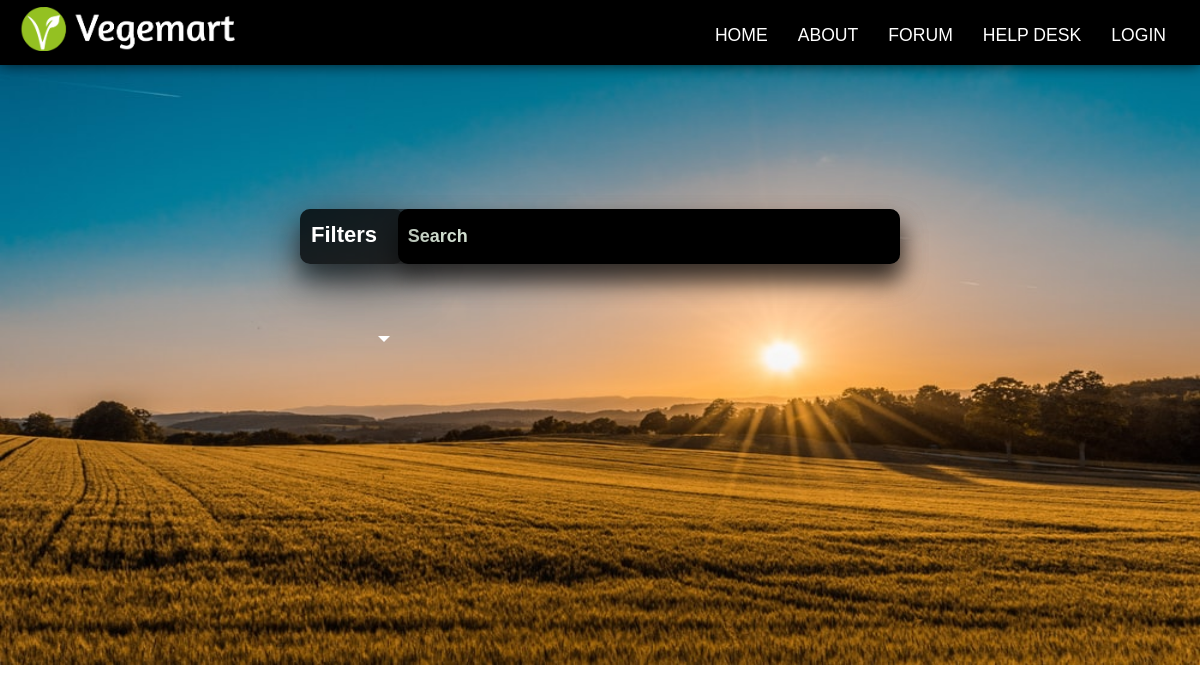
Before: / with the older database file.
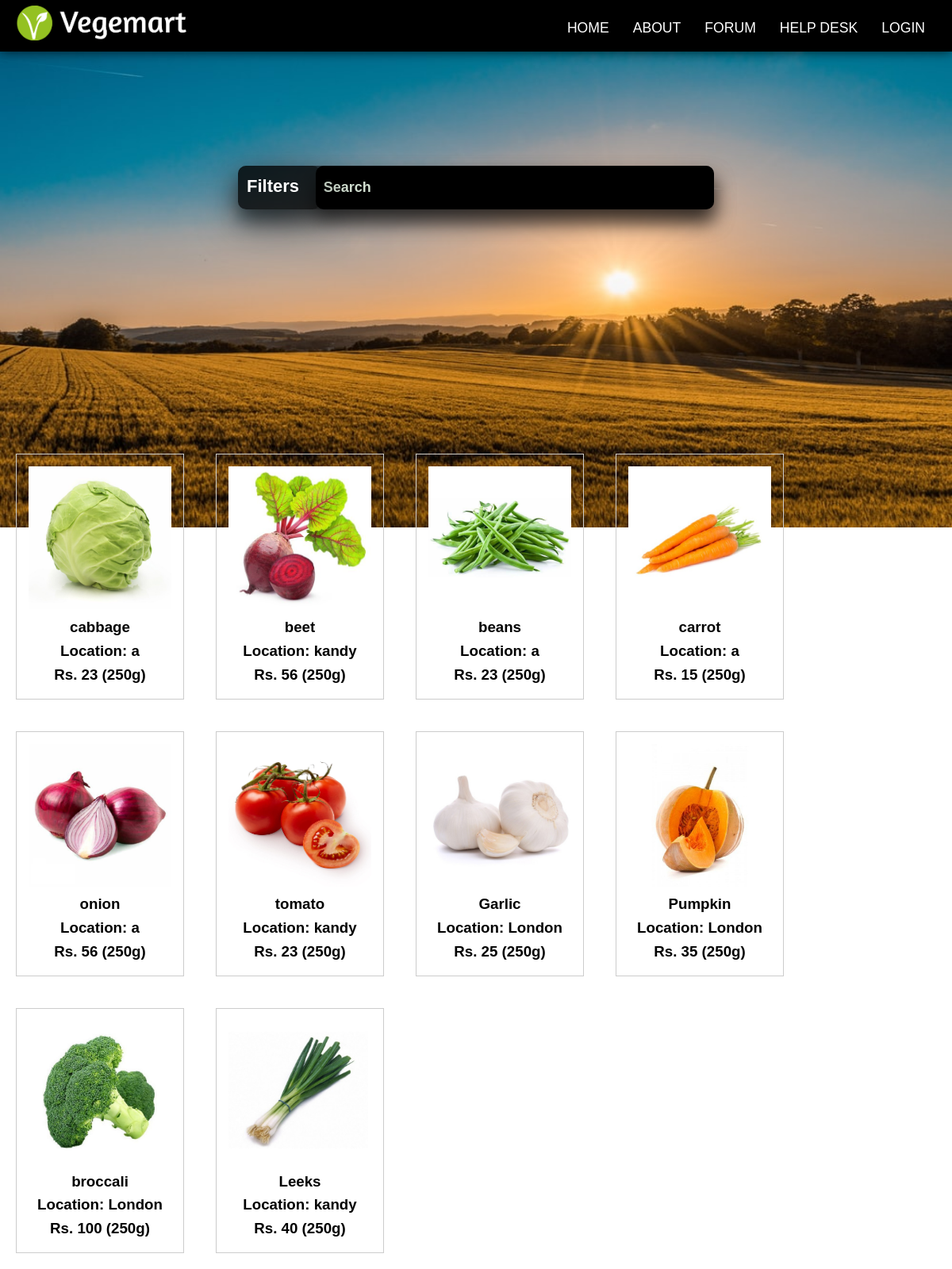
After: the same page with the newer database file.
### tables this page shows
CREATE TABLE `products` (
  `productID` int(11) NOT NULL,
  `sellerID` int(20) NOT NULL,
  `name` text NOT NULL,
  `quantity` int(10) NOT NULL,
  `minPrice` int(10) NOT NULL,
  `imageName` text NOT NULL,
  `address1` varchar(20) NOT NULL,
  `address2` varchar(20) NOT NULL,
  `address3` varchar(20) NOT NULL,
  `adID_fk` int(100) NOT NULL,
  `date` date NOT NULL
);

### index.php (the view, shortened to what this page needs)
<?php include('./database/dbconfig.php') ?>
<!DOCTYPE html>
<html lang="en" dir="ltr">
    <head>
        <link rel="stylesheet" href="./css/index.css">
    </head>
    <body>
        <?php
            if (isset($_SESSION["loggedInUserID"])) {
                include_once "./includes/logout-nav.php";
            }else{
                include_once "./includes/login-nav.php";
            }
        ?>
        <div class="slideshow-container">
            <div class="mySlides">
                <img src="./images/1.jpg">
            </div>
        </div>
        <form name="theform" action="" method="post">
            <li class="search-box">
                <div class="filter-box">
                    <div class="filter-text" onclick="myFunction()">Filters</div>
                </div>
                <input type="search" class="search-input" name="search" id="search" placeholder="Search">
                <button type="submit" class="search-button" name="submit">
                </button>
            </li>
        </form>
        <div class="items-container">
        <?php
        function showProducts($rowProduct){
            echo "
                <div class= \"block\" onclick=\"bidding_process.php?id={$rowProduct['productID']}\" style=\"cursor: pointer;\">
                    <img src= \"./images/products/{$rowProduct['imageName']}\">
                    <h3>". $rowProduct['name'] ."</h3>
                    <h3>Location: ". $rowProduct['address3']." </h3>
                    <h3>Rs. ". $rowProduct['minPrice'] ." (250g)</h3>
                </div>";
        }
        if(isset($_POST["submit"]))
        {
            $min_price = $_POST["min_price"];
            $max_price = $_POST["max_price"];
            $location = $_POST["location"];
            $search = $_POST["search"];
            if($max_price=="" && $location=="Location" && $min_price==""){
            $retrieveProduct = "SELECT * FROM `products` WHERE name LIKE '$search%' ";
            $resultProduct = mysqli_query($con, $retrieveProduct);
                while($rowProduct  = mysqli_fetch_assoc($resultProduct)){
                    showProducts($rowProduct);
                }
            }
            else if(!empty($min_price) && $max_price=="" && $location=="Location"){
                $retrieveProduct = "SELECT * FROM `products` WHERE `minPrice` >= '".$min_price."' AND name LIKE '$search%'";
                $resultProduct = mysqli_query($con, $retrieveProduct);
                while($rowProduct  = mysqli_fetch_assoc($resultProduct)){
                    showProducts($rowProduct);
                }
            }
            else if(!empty($max_price) && $min_price=="" && $location=="Location"){
                $retrieveProduct = "SELECT * FROM `products` WHERE `minPrice` <= '".$max_price."' AND name LIKE '$search%'";
                $resultProduct = mysqli_query($con, $retrieveProduct);
                while($rowProduct  = mysqli_fetch_assoc($resultProduct)){
                    showProducts($rowProduct);
                }
            }
            else if(!empty($max_price) && !empty($min_price)&& $location=="Location"){
                $retrieveProduct = "SELECT * FROM `products` WHERE `minPrice` >= '".$min_price."' AND `minPrice` <= '".$max_price."' AND name LIKE '$search%'";
                $resultProduct = mysqli_query($con, $retrieveProduct);
                while($rowProduct  = mysqli_fetch_assoc($resultProduct)){
                    showProducts($rowProduct);
                }
            }
            else if($location!="Location" &&  $min_price=="" && $max_price=="" ){
                $retrieveProduct = "SELECT * FROM `products` WHERE `address3`= '".$location."' AND name LIKE '$search%'";
                $resultProduct = mysqli_query($con, $retrieveProduct);
                while($rowProduct  = mysqli_fetch_assoc($resultProduct)){
                    showProducts($rowProduct);
                }
            }
            else if($location!="Location" &&  !empty($min_price) && $max_price=="" ){
                $retrieveProduct = "SELECT * FROM `products` WHERE `address3`= '".$location."' AND `minPrice` >= '".$min_price."' AND name LIKE '$search%'";
                $resultProduct = mysqli_query($con, $retrieveProduct);
                while($rowProduct  = mysqli_fetch_assoc($resultProduct)){
                    showProducts($rowProduct);
                }
            }
            else if($location!="Location" &&  !empty($max_price) && $min_price=="" ){
                $retrieveProduct = "SELECT * FROM `products` WHERE `address3`= '".$location."' AND `minPrice` <= '".$max_price."' AND name LIKE '$search%'";
                $resultProduct = mysqli_query($con, $retrieveProduct);
                while($rowProduct  = mysqli_fetch_assoc($resultProduct)){
                    showProducts($rowProduct);
                }
            }
            else if($location!="Location" &&  !empty($max_price) && !empty($min_price) ){
                $retrieveProduct = "SELECT * FROM `products` WHERE `address3`= '".$location."' AND `minprice` >= '".$min_price."' AND `minprice` <= '".$max_price."'AND name LIKE '$search%'";
                $resultProduct = mysqli_query($con, $retrieveProduct);
                while($rowProduct  = mysqli_fetch_assoc($resultProduct)){
                    showProducts($rowProduct);
                }
            }
            }else{
                $retrieveProduct = "SELECT * FROM `products`";
                $resultProduct = mysqli_query($con, $retrieveProduct);
                    while($rowProduct  = mysqli_fetch_assoc($resultProduct)){
                        showProducts($rowProduct);
                    }
            }
        ?>
        </div>
    </body>
</html>

### includes/login-nav.php (shortened to what this page needs)
<!DOCTYPE html>
<html lang="en">
    <head>
    </head>
    <body>
        <header class="header">
            <a href="./index.php"><img class="logopic" src="./images/llogo.png"></a>
            <ul class="main-nav">
                <li><a href="#p">Home</a></li>
                <li><a href="#">About</a></li>
                <li><a href="#">Forum</a></li>
                <li><a href="#">Help Desk</a></li>
                <li><a href="./login.php">Login</a></li>
            </ul>
        </header>
    </body>
</html>

### css/index.css (style rules this page uses)
body { font-family: Georgia, serif; background-color: #FFFFFF; }
.mySlides { display: none; }
.slideshow-container > div { display: flex; position: absolute; align-items: center; max-width: 100%; width: 100%; height: 600px; max-height: 100%; margin-top:auto; margin-bottom: 10px; z-index: -1; }
.slideshow-container > div > img { height: 100%; width: 100%; }
.search-box { display: flex; height: 55px; width: 50%; background: white; margin:12% 25%; text-align: center; border-radius: 5px; z-index: 1; color:black; background: rgba(0,0,0,.6); box-sizing: border-box; box-shadow: 0 15px 25px rgba(0,0,0,.5); border-radius: 10px; }
::placeholder { color: #D2DFD1; font-size: 18px; font-weight: bold; opacity: 1; }
.search-input { margin-left: -1%; height: 100%; width: 87%; border: none; outline: none; padding: 0 10px; color: white; font-size: 16px; border-radius: 5px 0 0 5px; background: rgba(0,0,0,1); box-sizing: border-box; box-shadow: 0 15px 25px rgba(0,0,0,.5); border-radius: 10px; }
.filter-box { margin-top: 0%; margin-left: 0%; font-size: 22px; font-weight: bold; box-sizing: border-box; box-shadow: 0 15px 50px rgba(0,0,0,.5); background-color: rgba(0,0,0,.5); border-radius: 10px; cursor: pointer; height: 100%; width: 18%; z-index: 1; }
.filter-text { margin-top: 8%; margin-left: -15%; color: white; }
.filter-box::before { content: ""; border-width: 6px 6px 0 6px; border-style: solid; border-color: white transparent; position: absolute; top: 42%; left: 31.5%; }
.search-button { background: transparent; margin-left: 87.3%; width: 8%; border-radius: 10px; border: none; cursor: pointer; }
.items-container { display: flex; flex-wrap: wrap; margin-top: 24%; }
.items-container::after { content:""; flex:auto; }
.items-container div { margin: 20px; border: 1px #ccc solid; padding: 15px; }
.block { text-align: center; }
.block h3 { margin:auto; }
.block img { height: 180px; width: 180px; text-align: center; margin: auto; }

### includes/login-nav.php (style rules this page uses)
* { box-sizing: border-box; }
body { font-family: 'Trebuchet MS', sans-serif; line-height: 1.6; margin: 0; min-height: 100vh; }
ul { margin: 0; padding: 0; list-style: none; }
a { text-decoration: none; }
.header { display:flex; position: -webkit-sticky; position: sticky; top: 0; z-index: 1; padding: 5px 1.5%; border: 1px solid #000000; width: 100%; background-color: black; -webkit-box-shadow: 0px 0px 14px 0px rgba(0,0,0,0.75); -moz-box-shadow: 0px 0px 14px 0px rgba(0,0,0,0.75); box-shadow: 0px 0px 14px 0px rgba(0,0,0,0.75); }
.logopic { cursor: pointer; width: 220px; }
.main-nav { margin-top: 5px; }
.logo a, .main-nav a { padding: 10px 15px; font-weight:500; text-transform: uppercase; text-align: center; display: block; }
.main-nav a { color: white; font-size: 1.1em; }
@media (min-width: 769px) { .header, .main-nav { display: flex; align-items:center; } }
@media (min-width: 1025px) { .header { flex-direction: row; justify-content: space-between; } }

Changed rows visible on the page:
added products: imageName (picture), name "cabbage", address3 "a", minPrice "23"
added products: imageName (picture), name "beet", address3 "kandy", minPrice "56"
added products: imageName (picture), name "beans", address3 "a", minPrice "23"
added products: imageName (picture), name "carrot", address3 "a", minPrice "15"
added products: imageName (picture), name "onion", address3 "a", minPrice "56"
added products: imageName (picture), name "tomato", address3 "kandy", minPrice "23"
added products: imageName (picture), name "Garlic", address3 "London", minPrice "25"
added products: imageName (picture), name "Pumpkin", address3 "London", minPrice "35"
added products: imageName (picture), name "broccali", address3 "London", minPrice "100"
added products: imageName (picture), name "Leeks", address3 "kandy", minPrice "40"
